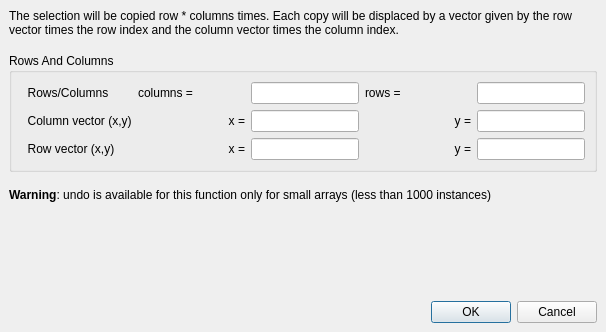
<?xml version="1.0" encoding="UTF-8"?>
<ui version="4.0">
 <class>MakeArrayOptionsDialog</class>
 <widget class="QDialog" name="MakeArrayOptionsDialog">
  <property name="geometry">
   <rect>
    <x>0</x>
    <y>0</y>
    <width>606</width>
    <height>332</height>
   </rect>
  </property>
  <property name="windowTitle">
   <string>Make Array</string>
  </property>
  <layout class="QVBoxLayout">
   <property name="spacing">
    <number>6</number>
   </property>
   <property name="margin" stdset="0">
    <number>9</number>
   </property>
   <item>
    <widget class="QLabel" name="label_2">
     <property name="text">
      <string>The selection will be copied row * columns times. Each copy will be displaced by a vector given by the row vector times the row index and the column vector times the column index.</string>
     </property>
     <property name="wordWrap">
      <bool>true</bool>
     </property>
    </widget>
   </item>
   <item>
    <spacer>
     <property name="orientation">
      <enum>Qt::Vertical</enum>
     </property>
     <property name="sizeType">
      <enum>QSizePolicy::Fixed</enum>
     </property>
     <property name="sizeHint" stdset="0">
      <size>
       <width>20</width>
       <height>10</height>
      </size>
     </property>
    </spacer>
   </item>
   <item>
    <widget class="QGroupBox" name="array_grp">
     <property name="sizePolicy">
      <sizepolicy hsizetype="Expanding" vsizetype="Fixed">
       <horstretch>0</horstretch>
       <verstretch>0</verstretch>
      </sizepolicy>
     </property>
     <property name="title">
      <string>Rows And Columns</string>
     </property>
     <property name="checkable">
      <bool>false</bool>
     </property>
     <layout class="QGridLayout">
      <property name="margin" stdset="0">
       <number>9</number>
      </property>
      <property name="spacing">
       <number>6</number>
      </property>
      <item row="2" column="3">
       <widget class="QLineEdit" name="row_x_le">
        <property name="sizePolicy">
         <sizepolicy hsizetype="Fixed" vsizetype="Fixed">
          <horstretch>1</horstretch>
          <verstretch>0</verstretch>
         </sizepolicy>
        </property>
       </widget>
      </item>
      <item row="0" column="0">
       <widget class="QLabel" name="label_4">
        <property name="text">
         <string>  Rows/Columns</string>
        </property>
       </widget>
      </item>
      <item row="2" column="2">
       <widget class="QLabel" name="label_11">
        <property name="text">
         <string>x =</string>
        </property>
        <property name="alignment">
         <set>Qt::AlignRight|Qt::AlignTrailing|Qt::AlignVCenter</set>
        </property>
       </widget>
      </item>
      <item row="2" column="5">
       <widget class="QLineEdit" name="row_y_le">
        <property name="sizePolicy">
         <sizepolicy hsizetype="Fixed" vsizetype="Fixed">
          <horstretch>1</horstretch>
          <verstretch>0</verstretch>
         </sizepolicy>
        </property>
       </widget>
      </item>
      <item row="0" column="4">
       <widget class="QLabel" name="label_6">
        <property name="text">
         <string>rows =</string>
        </property>
       </widget>
      </item>
      <item row="2" column="0">
       <widget class="QLabel" name="label_9">
        <property name="text">
         <string>  Row vector (x,y)</string>
        </property>
       </widget>
      </item>
      <item row="0" column="2">
       <widget class="QLabel" name="label_8">
        <property name="text">
         <string>columns =</string>
        </property>
       </widget>
      </item>
      <item row="0" column="5">
       <widget class="QLineEdit" name="rows_le">
        <property name="sizePolicy">
         <sizepolicy hsizetype="Fixed" vsizetype="Fixed">
          <horstretch>1</horstretch>
          <verstretch>0</verstretch>
         </sizepolicy>
        </property>
       </widget>
      </item>
      <item row="0" column="3">
       <widget class="QLineEdit" name="columns_le">
        <property name="sizePolicy">
         <sizepolicy hsizetype="Fixed" vsizetype="Fixed">
          <horstretch>1</horstretch>
          <verstretch>0</verstretch>
         </sizepolicy>
        </property>
       </widget>
      </item>
      <item row="2" column="4">
       <widget class="QLabel" name="label_10">
        <property name="text">
         <string>y =</string>
        </property>
        <property name="alignment">
         <set>Qt::AlignRight|Qt::AlignTrailing|Qt::AlignVCenter</set>
        </property>
       </widget>
      </item>
      <item row="1" column="3">
       <widget class="QLineEdit" name="column_x_le">
        <property name="sizePolicy">
         <sizepolicy hsizetype="Fixed" vsizetype="Fixed">
          <horstretch>1</horstretch>
          <verstretch>0</verstretch>
         </sizepolicy>
        </property>
       </widget>
      </item>
      <item row="1" column="2">
       <widget class="QLabel" name="label_14">
        <property name="text">
         <string>x =</string>
        </property>
        <property name="alignment">
         <set>Qt::AlignRight|Qt::AlignTrailing|Qt::AlignVCenter</set>
        </property>
       </widget>
      </item>
      <item row="1" column="5">
       <widget class="QLineEdit" name="column_y_le">
        <property name="sizePolicy">
         <sizepolicy hsizetype="Fixed" vsizetype="Fixed">
          <horstretch>1</horstretch>
          <verstretch>0</verstretch>
         </sizepolicy>
        </property>
       </widget>
      </item>
      <item row="1" column="4">
       <widget class="QLabel" name="label_15">
        <property name="text">
         <string>y =</string>
        </property>
        <property name="alignment">
         <set>Qt::AlignRight|Qt::AlignTrailing|Qt::AlignVCenter</set>
        </property>
       </widget>
      </item>
      <item row="1" column="0">
       <widget class="QLabel" name="label_16">
        <property name="text">
         <string>  Column vector (x,y)</string>
        </property>
       </widget>
      </item>
     </layout>
    </widget>
   </item>
   <item>
    <spacer>
     <property name="orientation">
      <enum>Qt::Vertical</enum>
     </property>
     <property name="sizeType">
      <enum>QSizePolicy::Fixed</enum>
     </property>
     <property name="sizeHint" stdset="0">
      <size>
       <width>20</width>
       <height>10</height>
      </size>
     </property>
    </spacer>
   </item>
   <item>
    <widget class="QLabel" name="label">
     <property name="text">
      <string>&lt;span style=&quot; font-weight:600;&quot;&gt;Warning&lt;/span&gt;: undo is available for this function only for small arrays (less than 1000 instances)</string>
     </property>
     <property name="wordWrap">
      <bool>true</bool>
     </property>
    </widget>
   </item>
   <item>
    <spacer>
     <property name="orientation">
      <enum>Qt::Vertical</enum>
     </property>
     <property name="sizeHint" stdset="0">
      <size>
       <width>200</width>
       <height>51</height>
      </size>
     </property>
    </spacer>
   </item>
   <item>
    <widget class="QDialogButtonBox" name="buttonBox">
     <property name="orientation">
      <enum>Qt::Horizontal</enum>
     </property>
     <property name="standardButtons">
      <set>QDialogButtonBox::Cancel|QDialogButtonBox::Ok</set>
     </property>
    </widget>
   </item>
  </layout>
 </widget>
 <tabstops>
  <tabstop>columns_le</tabstop>
  <tabstop>rows_le</tabstop>
  <tabstop>column_x_le</tabstop>
  <tabstop>column_y_le</tabstop>
  <tabstop>row_x_le</tabstop>
  <tabstop>row_y_le</tabstop>
 </tabstops>
 <resources/>
 <connections>
  <connection>
   <sender>buttonBox</sender>
   <signal>accepted()</signal>
   <receiver>MakeArrayOptionsDialog</receiver>
   <slot>accept()</slot>
   <hints>
    <hint type="sourcelabel">
     <x>248</x>
     <y>254</y>
    </hint>
    <hint type="destinationlabel">
     <x>157</x>
     <y>274</y>
    </hint>
   </hints>
  </connection>
  <connection>
   <sender>buttonBox</sender>
   <signal>rejected()</signal>
   <receiver>MakeArrayOptionsDialog</receiver>
   <slot>reject()</slot>
   <hints>
    <hint type="sourcelabel">
     <x>316</x>
     <y>260</y>
    </hint>
    <hint type="destinationlabel">
     <x>286</x>
     <y>274</y>
    </hint>
   </hints>
  </connection>
 </connections>
</ui>
